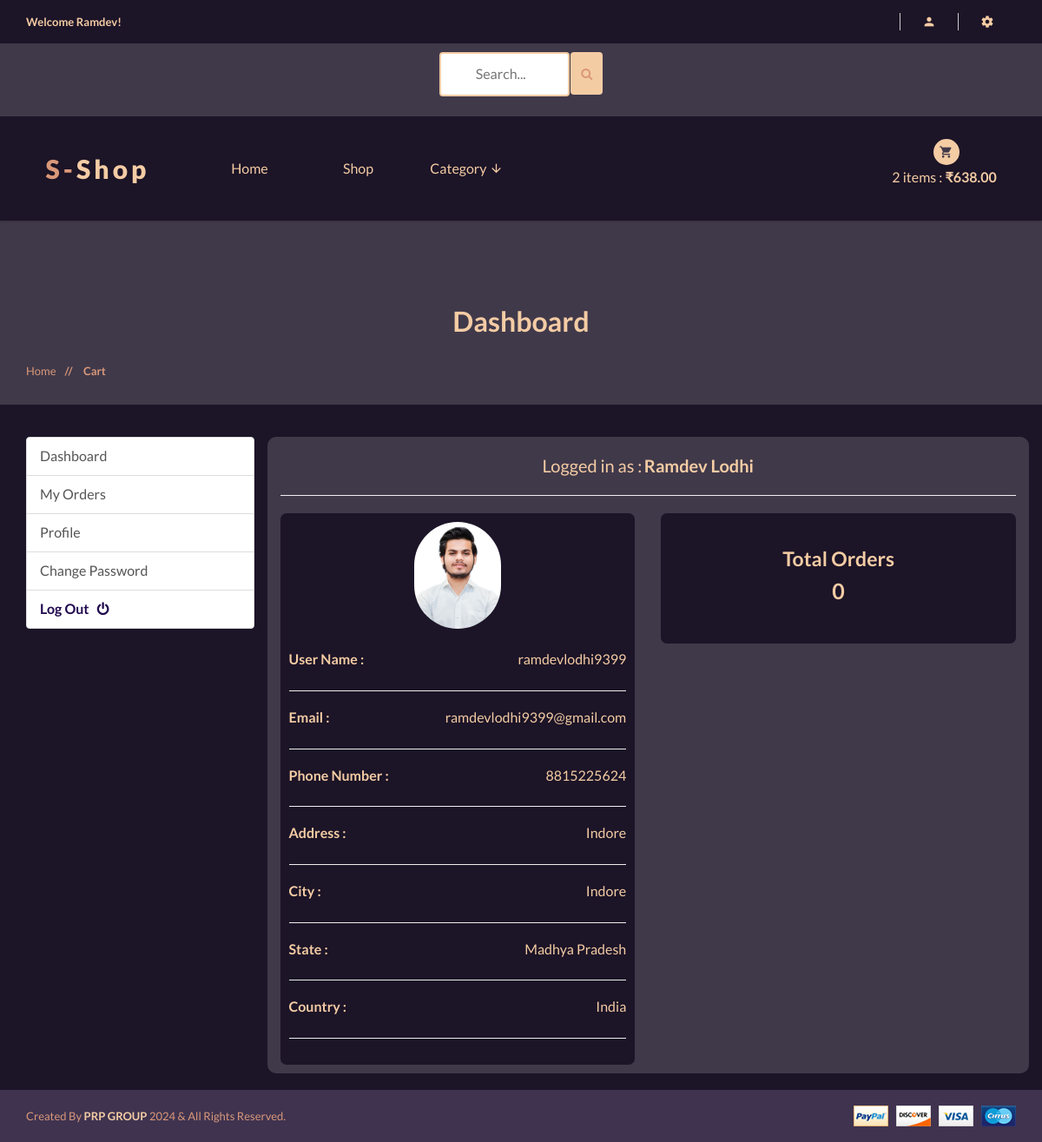
The app's page /account/ (signed in) with its own data.
### accounts/models.py (models this page shows, shortened)
class Account(AbstractBaseUser):
    first_name = models.CharField(max_length=50)
    last_name = models.CharField(max_length=50)
    username = models.CharField(max_length=50, unique=True)
    email = models.EmailField(max_length=100, unique=True)
    Phone_number = models.CharField(max_length=50)
    is_admin = models.BooleanField(default=False)
    is_staff = models.BooleanField(default=False)
    is_active = models.BooleanField(default=False)
    is_superadmin = models.BooleanField(default=False)
    date_joined_for_format = models.DateTimeField(auto_now_add=True)
    last_login_for_format  = models.DateTimeField(auto_now_add=True)
    USERNAME_FIELD = 'email'
    REQUIRED_FIELDS = ['username', 'first_name', 'last_name']
    objects = AccountManger()
    def full_name(self):
        return f'{self.first_name} {self.last_name}'

class UserProfile(models.Model):
    user = models.OneToOneField(Account, on_delete=models.CASCADE)
    address = models.TextField(blank=True, max_length=500)
    profile_picture = models.ImageField(blank=True, upload_to='userprofile',default='static/user_image_default.png')
    city = models.CharField(blank=True, max_length=20)
    state = models.CharField(blank=True, max_length=20)
    country = models.CharField(blank=True, max_length=20)

### accounts/views.py (the view)
# urls.py: path('', views.dashboard, name='dashboardd'),
@login_required(login_url = 'accounts:login')
def dashboard(request):
    orders = Order.objects.order_by('-created_at').filter(user_id=request.user.id, is_ordered=True)
    profile = UserProfile.objects.get(user_id=request.user.id)
    orders_count = orders.count()
    context = {
        'orders_count':orders_count,
        'profile':profile,
    }
    return render(request, 'shop/accounts/dashboard/dashboard.html', context)

### cart/models.py (called while the page is built)
    def sub_total(self):
        return self.product.price * self.quantity

### shop/context_processors.py (called while the page is built)
def category_list(request):
    return {
        'categories' : Category.objects.all(),
    }

### shop/models.py (called while the page is built)
    def get_category_slug_url(self):
        return reverse('shop:categries', args=[self.slug])

    def get_prodcut_details_url(self):
        return reverse('shop:product_details', args=[self.category.slug, self.slug])

### templates/shop/accounts/dashboard/dashboard.html (shortened to what this page needs)
{% extends '../../../base.html' %}
{% load static %}
{% block content %}
<div  class="pages-title section-padding">
    <div  class="container">
        <div  style="background:#40394a" class="row">
            <div class="col-xs-12">
                <div class="pages-title-text text-center">
                    <h2 style="color:#f4cca4">dashboard</h2>
                    <ul class="text-left">
                        <li><a style="color:#d99879" href="\">Home </a></li>
                        <li style="color:#d99879"><span> // </span>Cart</li>
                    </ul>
                </div>
            </div>
        </div>
    </div>
</div>
<section style="background:#1c1427" class="section-conten padding-y bg">
    <br><br>
    <div class="container">
        <div class="row">
            {% include "includes/dashboard_slider.html" %}
            <main style="background:#40394A; border-radius:10px" class="col-md-9">
                <article class="card">
                <br>
                <header class="card-header text-center">
                    <span style="font-size:20px" class="d-inline-block">Logged in as :</span>
                    <strong style="font-size:20px">{{user.full_name | title}}</strong>
                </header>
                <hr>
                <div class="card-body">
                    <div  class="row">
                        <div style="" class="col-md-6">
                            <div  class="card" style="text-align:center; background:#1C1427;border-radius:7px;margin-bottom:10px">
                                <div style="font-size:18px;padding:10px" class="card-body">
                                    <img src="{{profile.profile_picture.url}}" alt="Profile Picture" width="100" style="border-radius:50px;">
                                    <br>
                                    <br>
                                    <p style="font-size:16px;" class="mb-0"><span style="float:left"><b>User Name :</b></span> <span style="float:right">{{user.username}}</span></p><br><hr>
                                    <p style="font-size:16px;" class="mb-0"><span style="float:left"><b>Email :</b></span> <span style="float:right">{{user.email}}</span></p><br><hr>
                                    <p style="font-size:16px;" class="mb-0"><span style="float:left"><b>Phone Number :</b></span> <span style="float:right">{{user.Phone_number}}</span></p><br><hr>
                                    {% if profile.address %}
                                    <p style="font-size:16px;" class="mb-0"><span style="float:left"><b>Address :</b></span> <span style="float:right">{{profile.address}}</span></p><br><hr>
                                    {% endif %}
                                    {% if profile.city %}
                                    <p style="font-size:16px;" class="mb-0"><span style="float:left"><b>City :</b></span> <span style="float:right">{{profile.city}}</span></p><br><hr>
                                    {% endif %}
                                    {% if profile.state %}
                                    <p style="font-size:16px;" class="mb-0"><span style="float:left"><b>State :</b></span> <span style="float:right">{{profile.state}}</span></p><br><hr>
                                    {% endif %}
                                    {% if profile.country %}
                                    <p style="font-size:16px;" class="mb-0"><span style="float:left"><b>Country :</b></span> <span style="float:right">{{profile.country}}</span></p><br><hr>
                                    {% endif %}
                                </div>
                            </div>
                        </div>
                        <div  class="col-md-6">
                            <div  class="card" style="text-align:center;">
                                <div style="background:#1C1427;border-radius:7px;padding:10px;height:150px" style="font-size:18px" class="card-body">
                                    <h5 style="margin-top:30px;font-size:23px" class="card-title">Total Orders</h5>
                                    <h4 style="font-size:25px">{{orders_count}}</h4>
                                </div>
                            </div>
                        </div><br>
                    </div>
                </div>
                </article>
            </main>
        </div>
    </div><br>
</section>
{% endblock content %}

### templates/base.html (shortened to what this page needs)
{% load static %}
<html class="no-js" lang="">
<head>
    <link rel="stylesheet" href="{% static 'css/bootstrap.min.css' %}">
    <link rel="stylesheet" href="{% static 'css/animate.css' %}">
    <link rel="stylesheet" href="{% static 'css/materialdesignicons.min.css' %}">
    <link rel="stylesheet" href="{% static 'css/jquery.simpleLens.css' %}">
    <link rel="stylesheet" href="{% static 'css/jquery-ui.min.css' %}">
    <link rel="stylesheet" href="{% static 'css/meanmenu.min.css' %}">
    <link rel="stylesheet" href="{% static 'css/nivo-slider.css' %}">
    <link rel="stylesheet" href="{% static 'css/owl.carousel.css' %}">
    <link rel="stylesheet" href="{% static 'css/style.css' %}">
    <link rel="stylesheet" href="{% static 'css/responsive.css' %}">
    <link rel="stylesheet" href="https://cdnjs.cloudflare.com/ajax/libs/font-awesome/4.7.0/css/font-awesome.min.css">
</head>
<body style="background:#40394a">
    <header style="background:#1c1427" class="header-one header-two">
        <div style="background:#1c1427" class="header-top-two">
            <div class="container text-center">
                <div class="row">
                    <div class="col-sm-12">
                        <div class="middel-top">
                            {% if user.id is None %}
                            <div class="left floatleft">
                                <p style="color:#f4cca4"><b>Welcome Guest!</b></p>
                            </div>
                            {% else %}
                            <div class="left floatleft">
                                <p style="color:#f4cca4"><b>Welcome {{user.first_name | capfirst}}!</b></p>
                            </div>
                            {% endif %}
                        </div>
                        <div class="middel-top clearfix">
                            <ul class="clearfix right floatright">
                                <li>
                                    <a style="color:#f4cca4" href="#"><i class="mdi mdi-account"></i></a>
                                </li>
                                <li>
                                    <a style="color:#f4cca4" href="#"><i class="mdi mdi-settings"></i></a>
                                </li>
                            </ul>
                            </div>
                        </div>
                    </div>
                </div>
            </div>
        <div style="background:#40394a">
            <div class="container text-center">
                <div class="row">
                    <div class="col-sm-12">
                        <form id="searchh" action={% url 'shop:search' %} method="GET">
                        <input  type="text" name="keyword" placeholder="Search...">
                        <button style="height:49px; margin-bottom:6px; background:#f4cca4;margin-left:-1px;border:None "  class="btn btn-warning" type="submit">
                           <i style="color:#d99879" class="fa fa-search"></i>
                        </button>
                        </form>
                    </div>
                </div>
            </div>
        </div>
        <div class="container text-center">
            <div class="row">
                <div class="col-sm-2">
                    <div class="logo">
                        <a style="color:#f4cca4;font-weight: 800;" href="\"><span
                                style="color:#d99879">S-</span>shop</a>
                    </div>
                </div>
                <div class="col-sm-8">
                    <div class="header-middel">
                        <div class="mainmenu">
                            <nav >
                                <ul>
                                    <li ><a href="\">Home</a></li>
                                    <li><a href="{% url 'shop:shop' %}">Shop</a></li>
                                    <li><a href="#">Category <i class="mdi mdi-arrow-down"></i></a>
                                    </li>
                                </ul>
                            </nav>
                        </div>
                    </div>
                </div>
                <div class="col-sm-2">
                    <div class="cart-itmes">
                        <a class="cart-itme-a" href="{% url 'cart:cart' %}">
                            <i class="mdi mdi-cart"></i>
                            {{quantityyy}} items : <strong>₹{{totalll}}</strong>
                        </a>
                    </div>
                </div>
            </div>
        </div>
    </header>
    <br>
    {% block content %}
    {% endblock content %}
    <footer>
        <div  style="background:#3f3350" class="footer-bottom">
            <div class="container">
                <div class="row">
                    <div class="col-xs-12 col-sm-6">
                        <p style="color:#d99879">Created By <span style="color:#f4cca4"><b>PRP GROUP</b></span> 2024 &
                            All Rights Reserved.</p>
                    </div>
                    <div class="col-xs-12 col-sm-6 text-right">
                        <a href="#"><img src="{% static 'img/footer/payment.png' %}" alt="" /></a>
                    </div>
                </div>
            </div>
        </div>
    </footer>
</body>
</html>

### core/static/css/style.css (style rules this page uses)
html, body { height: 100%; }
.floatleft { float:left }
.floatright { float:right }
img { max-width:100%; }
p { margin:0px; }
h1, h2, h3, h4, h5, h6 { margin: 0 0 10px; font-family: 'Lato', sans-serif; text-transform:capitalize; font-weight:600; }
a { transition: all 0.3s ease 0s; text-decoration:none; font-weight:500; color:#f4cca4; text-transform:capitalize; }
i { font-size:16px; }
p { color:#f4cca4; font-size:13px; font-weight:400; line-height:20px; }
ul { list-style: outside none none; margin: 0; padding: 0 }
ul li { float:left; }
.section-padding { padding:80px 0; }
body { font-family: 'Lato', sans-serif; color:#f4cca4; font-size:13px; font-weight:400; }
.middel-top .left, .middel-top .right { width: 20%; }
.middel-top { border: 1px solid #ccc; border-top: 0px solid #ccc; }
.middel-top .right a { font-size: 16px; line-height: 75px; }
.middel-top .right li:last-child a i { border: 0 none; }
.header-one .right li { position:relative; }
.middel-top .right a i { border-right: 1px solid #ccc; width: 100%; line-height: 30px; }
.middel-top .left p { line-height: 75px; }
header .logo ,.cart-itmes { line-height: 150px; }
.cart-itmes > a.cart-itme-a { font-size: 16px; text-transform: lowercase; position: relative; top: 10px; }
.logo { font-size: 30px; letter-spacing: 4px; }
.cart-itmes a.cart-itme-a i { font-size: 25px; left: 50%; margin-left: -13px; margin-top: -35px; position: absolute; top: 50%; }
.cart-itmes > a.cart-itme-a strong ,.menu-cart-text > strong,.total strong,.mainmenu li:hover >a,.mainmenu li a.active,.header-one .right li:hover >a,.header-one .right li a.active,header .parent-active > a { color: #f4cca4; }
.menu-cart-text > strong,.total > span,.menu-cart-text span ,.out-menu ,.mainmenu a ,.cart-itmes > a.cart-itme-a,.slide-text span { display: block; }
header.header-one { box-shadow: 0 0 3px rgba(25, 25, 25, 0.56); position: relative; z-index: 999; }
.mainmenu li { border-right: 1px solid #ccc; width: 16.666%; position:relative; }
.mainmenu a { font-size: 16px; line-height: 75px; }
.mainmenu li:first-child { border-left: 1px solid #ccc; }
footer ,.latest-blog,.single-products,.service-text,.coming-product.coming-product2 { background: #f5f5f5 none repeat scroll 0 0; }
.footer-bottom { padding: 18px 0; }
.footer-bottom p { padding: 2px 0; }
.header-top-two .middel-top .right a ,.header-top-two .middel-top .left p { line-height: 50px; }
.header-top-two,.footer-bottom { background: #eee none repeat scroll 0 0; }
.header-two .logo, .header-two .cart-itmes, .header-two .mainmenu a { line-height:120px; }
.header-two .mainmenu li:first-child,.header-two .mainmenu li { border:0; }
.header-top-two .middel-top { border: 0 none; }
.header-two .cart-itmes a.cart-itme-a i { font-size: 16px; margin-top: -44px; background: #f4cca4; width: 30px; height: 30px; border-radius: 50%; line-height: 30px; color: #40394a; }
.header-two .middel-top .left, .header-two .middel-top .right { width: auto; }
.header-top-two .middel-top .right li > a { line-height: 1; }
.header-top-two .middel-top .left p { line-height: 50px; }
.header-top-two .middel-top .right > li > a { border-left: 1px solid #ccc; padding: 0px 25px; width: auto; margin: 3px 0; float:left; }
.header-top-two .middel-top .right a i { border-right: 0 none; line-height: 20px; width: 100%; }
.header-top-two .right.floatright { padding: 12px 0; }
.header-one .header-top-two .right li { float: left; }
.pages-title ul.text-left { position: relative; top: 50px; }
.pages-title-text h2 { margin: 0; color:#333; font-size:32px; margin-bottom:-20px; }
.pages-title li { font-weight: 600; text-transform: capitalize; }
.pages-title ul span { padding: 0 10px; }
.single-blog-page .post-title li, .post-title li a,.share-tag a ,.author-des > span,.recent-post h5, .recent-post span ,.error-content button ,.error-content input,.error-content > h5,.pages-title li ,.right.floatright input,.member-btn > a,.pagnation-ul a { color: #999; }

### templates/base.html (style rules this page uses)
#searchh input[type=text] { width: 150px; margin-top:10px; margin-bottom:10px; box-sizing: border-box; border: 2px solid #f4cca4; border-radius: 4px; font-size: 16px; color:#1c1427; background-color: #fff; background-position: 10px 10px; background-repeat: no-repeat; padding: 12px 20px 12px 40px; -webkit-transition: width 0.4s ease-in-out; transition: width 0.4s ease-in-out; }

### records on screen
Account: first_name "Ramdev", full_name "Ramdev Lodhi", username "ramdevlodhi9399", email "ramdevlodhi9399@gmail.com", Phone_number "8815225624"
UserProfile: profile_picture (picture), address "Indore", city "Indore", state "Madhya Pradesh", country "India"

### other values on screen
{{ quantityyy }} "2"
{{ totalll }} "638.00"
{{ orders_count }} "0"
